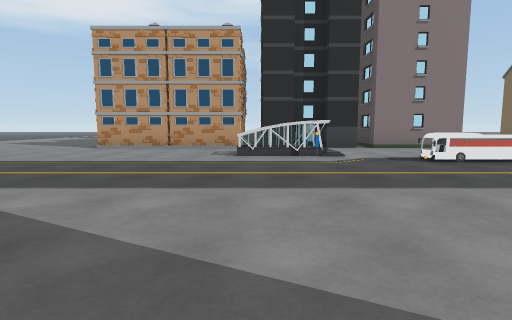
[1] (above)

24 first-person views from a walk through a Unity game level. The camera is 1.2 m above the floor, tilts 6° down and sees 80° across. The floor is counted in squares, 2 m on a side. Each view is taken from the middle of a square. On the plan, view 1 faces up. The plan holds only what a view shows up to about 9 squares ahead; the rest is blank. The place goes on beyond the plan. Some animated figures are left out. Some surface patterns are stand-ins.

[2]
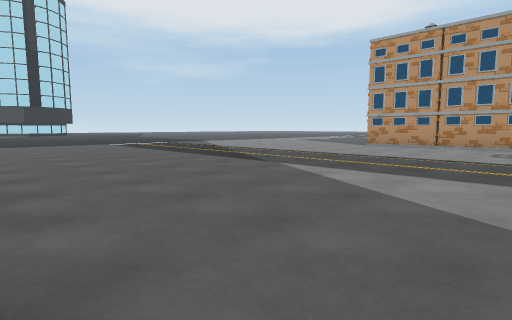

[3]
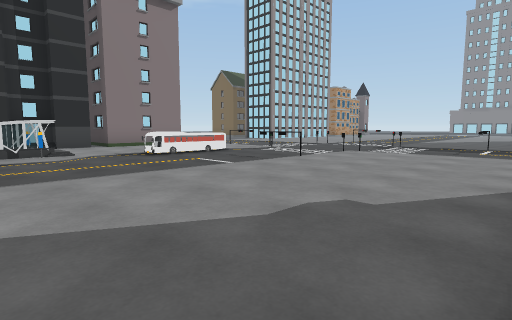

[4]
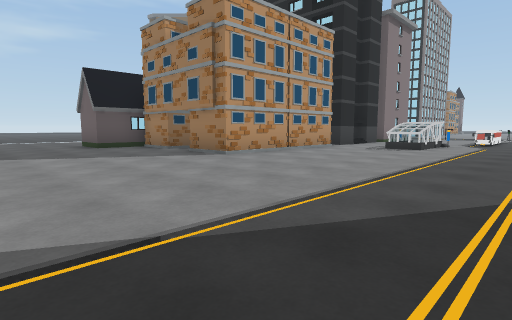

[5]
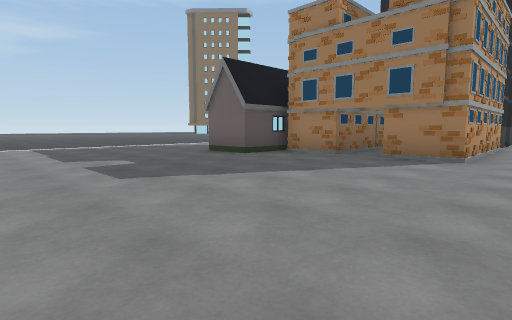

[6]
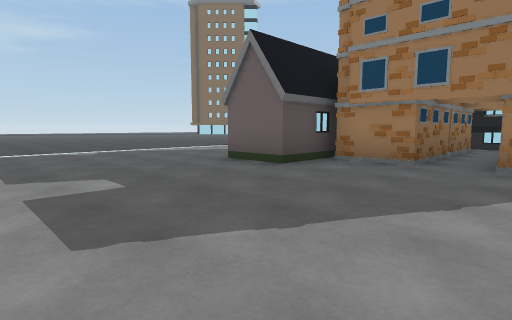

[7]
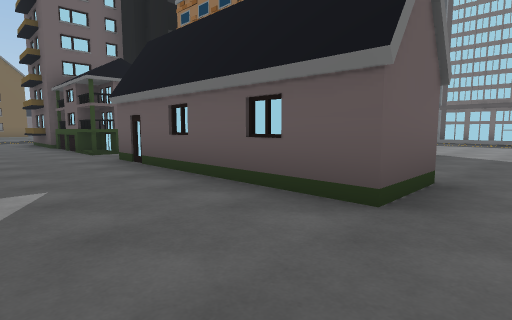

[8]
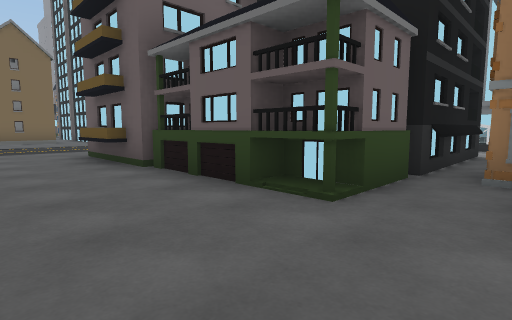

[9]
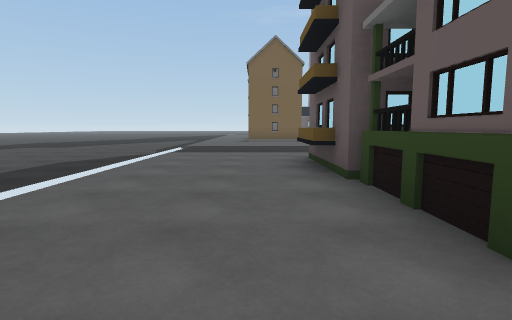

[10]
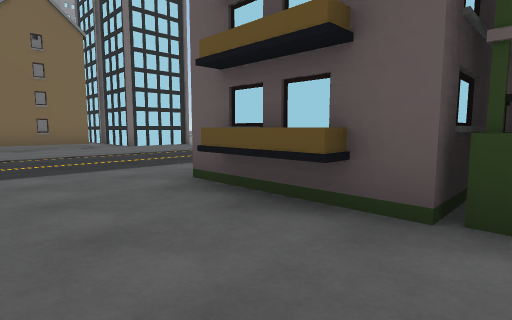

[11]
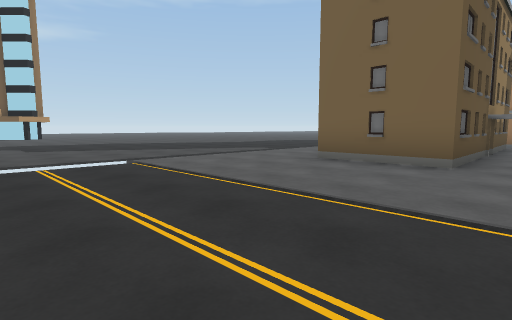

[12]
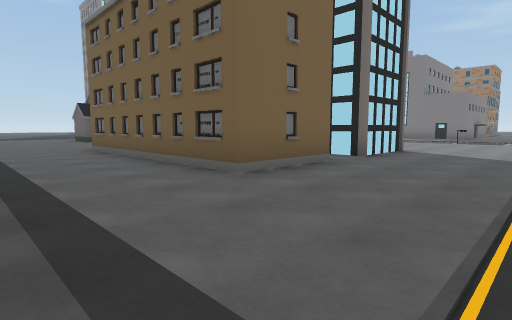

[13]
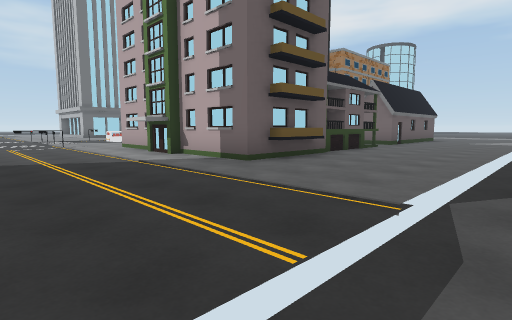

[14]
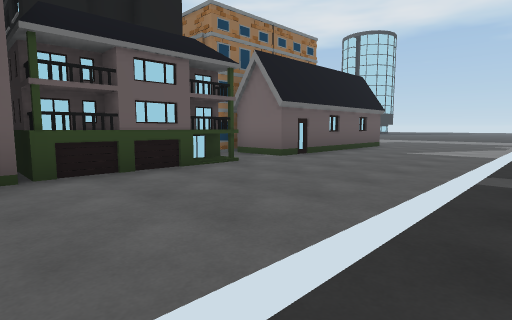

[15]
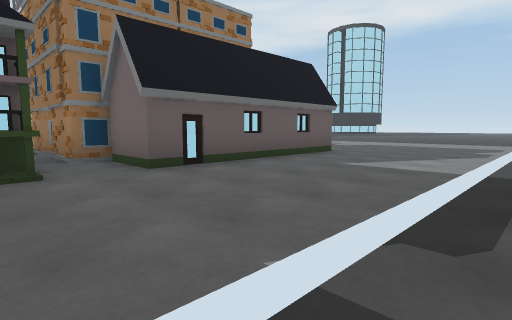

[16]
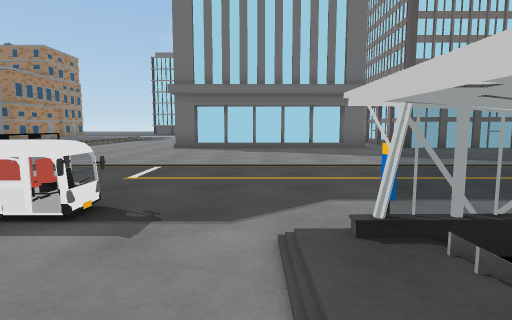

[17]
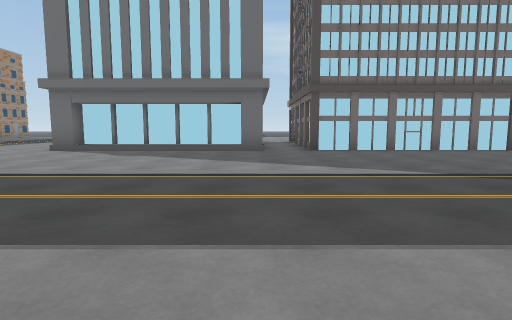

[18]
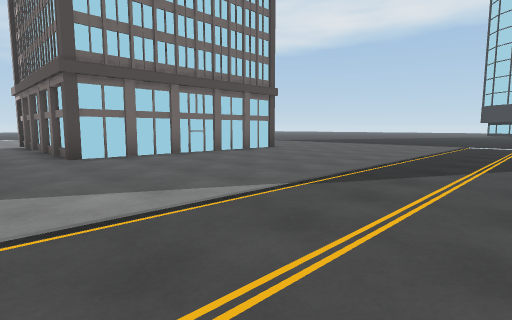

[19]
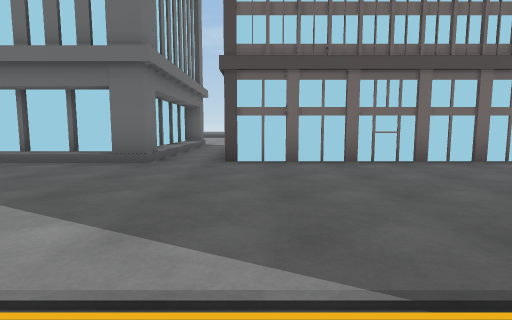

[20]
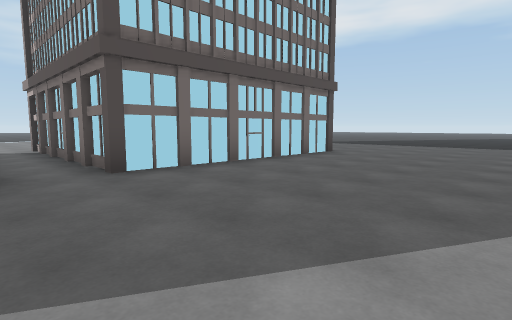

[21]
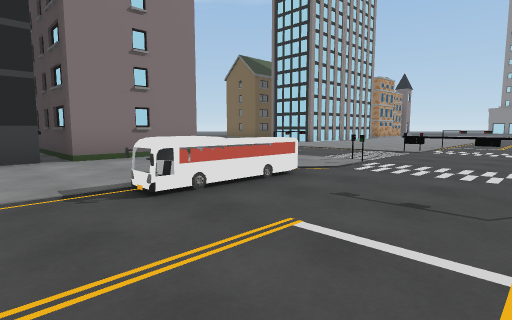

[22]
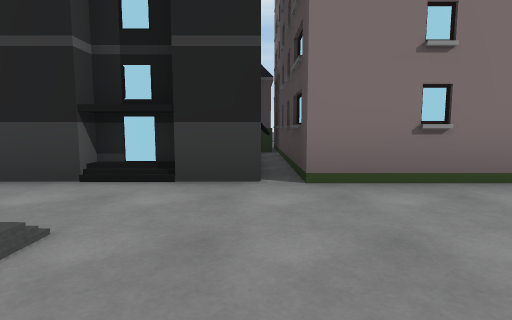

[23]
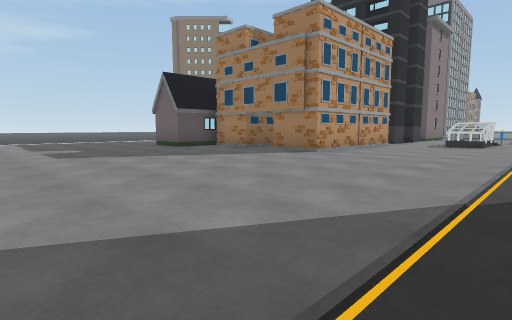

[24]
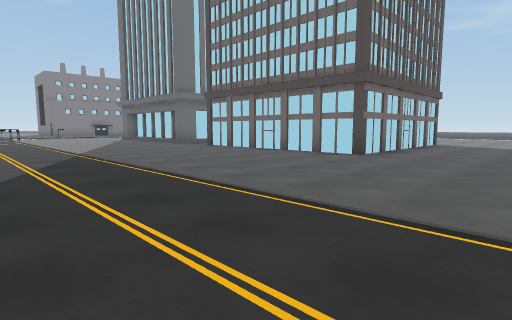

### Floor plan
Key: @ floor where view 1 was taken; # wall or solid block; . floor; / step, stairs or slope; = window, fence, low wall or low ledge; ^ raised ledge; H house; B building; O other object.
Columns run from 11 left of view 1 to 20 right of it. Each row starts with its distance up from view 1.
 19  ....  ....................
 18  ...............................
 17  ...............................
 16  .......................BBBBBBB
 15  ...........BBBBBB......B
 14  ....H    H.BBBB B......BBBBBBB
 13 .......# ##.B BB B......##
 12 .......#H#HH  BB BB.....#
 11 ...........B  BB B... ..#
 10 .......   #HBBBB B... ...
  9 .......HHHH....BBB .. ..
  8 ............=....  #...
  7 ...........=^...  ....
  6 ............=..OO..=.=.
  5 ........................#
  4 ................#........
  3 ................#.=..
  2 ......................
  1 ......................
  0 ...........@.........#
 -1  .........B....B..
 -2  ..BBBBBB.BBBBBB..
 -3  ..B    B./B
 -4  ..B    B./B
 -5  ..B    B. B
 -6  ..     B.B

Where each view was taken, in squares from view 1:
view 1: 0 up, 0 right, facing up
view 2: 1 down, 0 right, facing up-left
view 3: 1 down, 0 right, facing up-right
view 4: 4 up, 9 left, facing up-right
view 5: 8 up, 11 left, facing up-right
view 6: 10 up, 10 left, facing up-right
view 7: 17 up, 7 left, facing down-right
view 8: 17 up, 1 left, facing down-right
view 9: 16 up, 0 right, facing right
view 10: 17 up, 3 right, facing down-right
view 11: 13 up, 8 right, facing up-right
view 12: 19 up, 10 right, facing down-right
view 13: 19 up, 10 right, facing down-left
view 14: 19 up, 4 right, facing down-left
view 15: 19 up, 1 right, facing down-left
view 16: 8 up, 2 right, facing down
view 17: 7 up, 1 left, facing down
view 18: 5 up, 1 left, facing down-left
view 19: 4 up, 3 left, facing down
view 20: 3 up, 1 left, facing down-left
view 21: 3 up, 2 right, facing up-right
view 22: 6 up, 3 right, facing up
view 23: 5 up, 11 left, facing up-right
view 24: 5 up, 11 left, facing down-right
